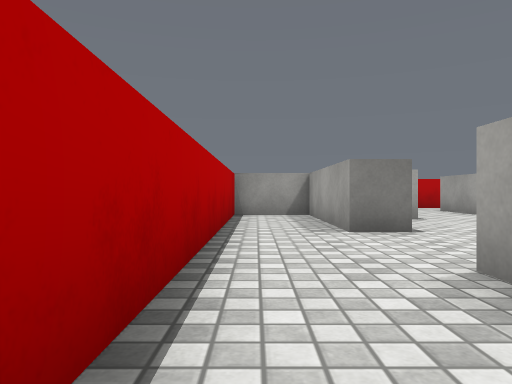
[1] (above)

16 first-person views from a walk through a 3-D level made in the Unity game engine. The camera is 0.55 m above the floor, looks level and sees 70° across. The floor is counted in squares, 1 m on a side. Each view is taken from the middle of a square. On the plan, view 1 faces up. The plan holds only what a view shows up to about 9 squares ahead; the rest is blank. The player is left out. Surface patterns are stand-ins for the level's own textures.

[2]
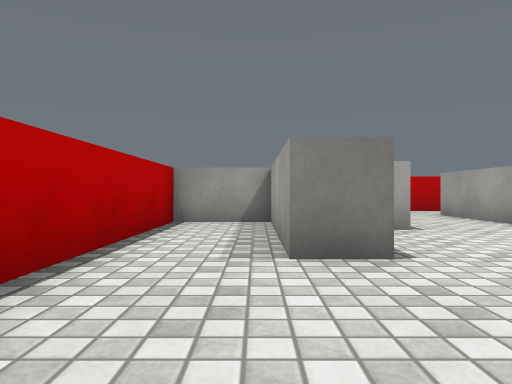

[3]
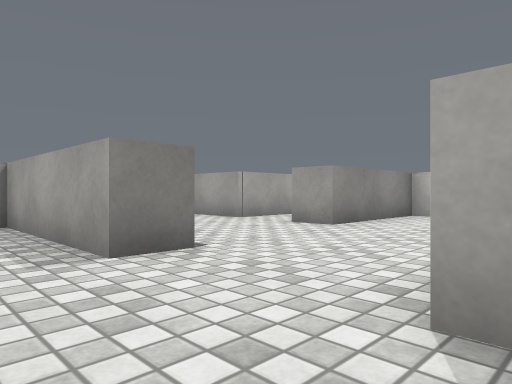

[4]
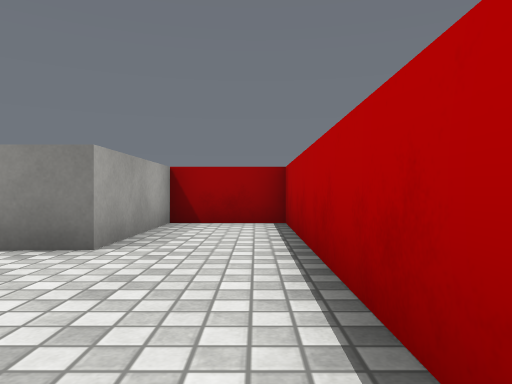

[5]
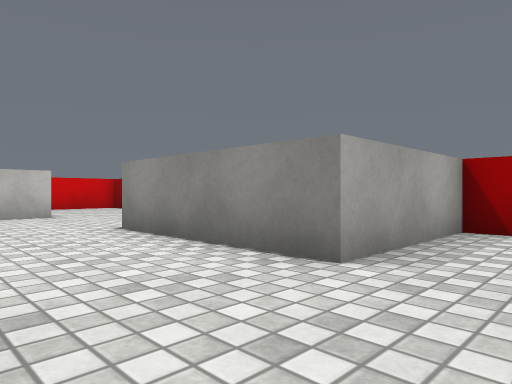

[6]
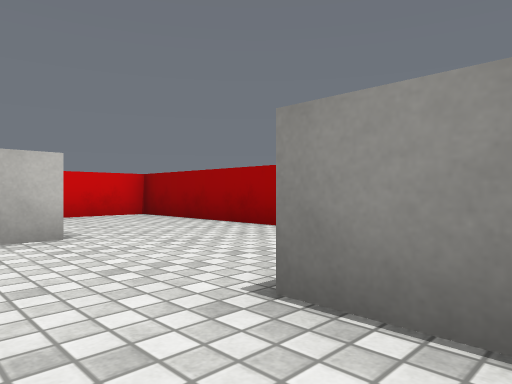

[7]
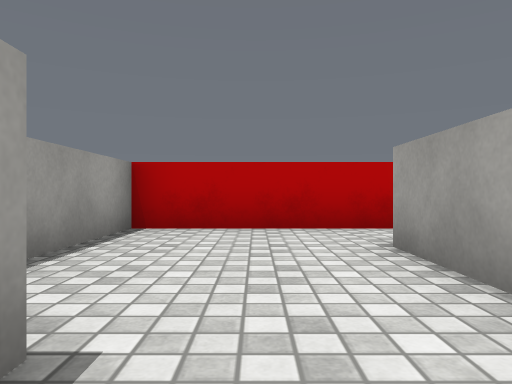

[8]
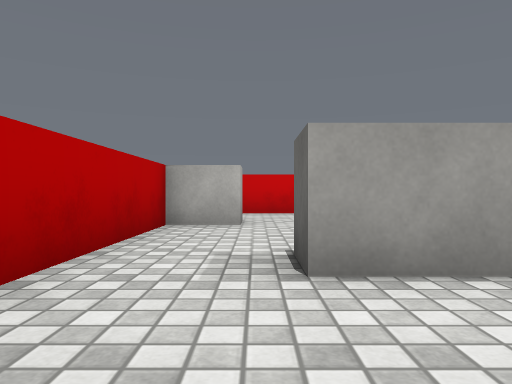

[9]
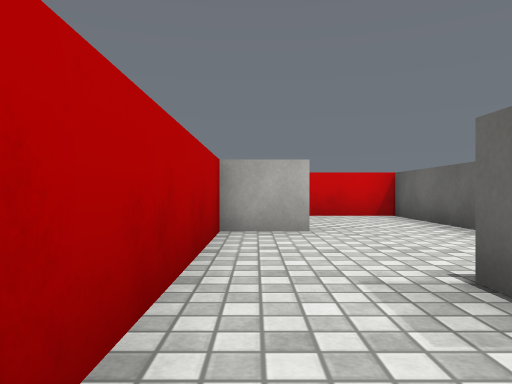

[10]
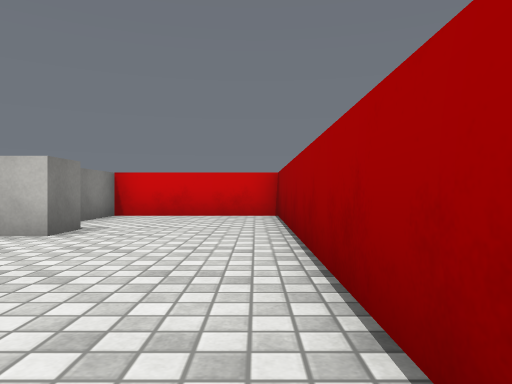

[11]
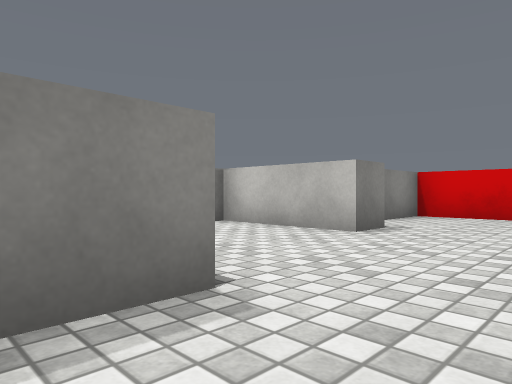

[12]
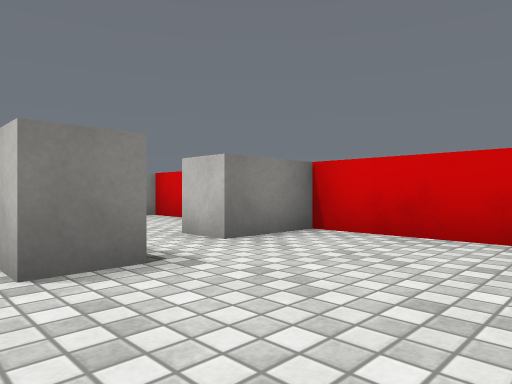

[13]
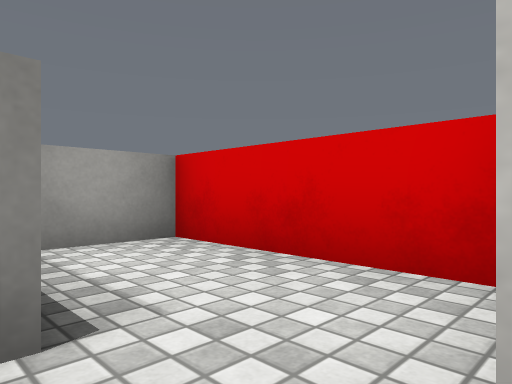

[14]
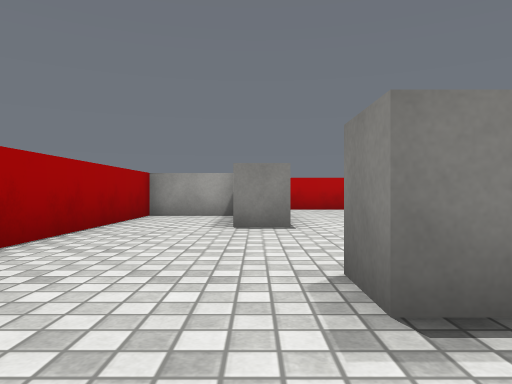

[15]
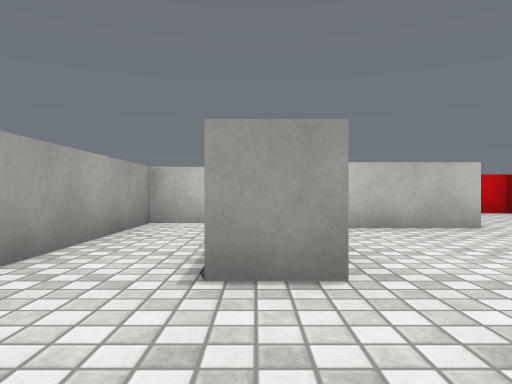

[16]
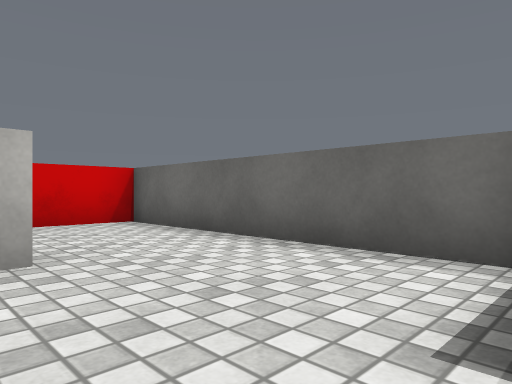

### Floor plan
Points are (right, up) in squares from view 1. A wall is a line through its corners. A room is listed if a view was taken in it or the views show most of it. See-through windows are left out.
Room 1 (views 1, 2, 3, 4, 5)
walls: (1.3, 5) (1.3, 8.2); (-0.5, 9) (-0.5, -0.5) (1.5, -0.5) (1.5, 2.5)
ways out: opening at (2, 3.5) to room 2
objects: white block (0, 9) to (1, 10)
Room 2 (views 6, 7, 8, 9, 10, 11, 12, 13, 14, 15, 16)
walls: (9.4, 3.1) (9.4, 2.6) (8.5, 2.6) (8.5, 5.4) (5.4, 5.4) (5.4, 6.4); (9.5, 6.9) (9.5, 7.9) (5.4, 7.9) (5.4, 10.7) (6.2, 10.7); (6.5, 8.8) (12.5, 8.8) (12.5, 10.8); (2.2, 5) (1.3, 5); (2.4, 1.5) (2.4, -0.5) (12.5, -0.5) (12.5, 7.9) (11, 7.9); (1.5, 2.5) (5.3, 2.5) (5.3, 1.6) (4.2, 1.6); (9.1, 12.5) (2.1, 12.5) (2.1, 9.9)
ways out: opening at (2, 3.5) to room 1
objects: white block (3, 8); white block (9, 12) to (10, 12); white block (11, 4) to (12, 4)

Positions as (right, up) in squares from view 1, and headings:
1: (0, 0), facing up
2: (1, 2), facing up
3: (0, 2), facing up-right
4: (0, 6), facing down
5: (0, 5), facing down-right
6: (4, 4), facing down-right
7: (4, 7), facing up
8: (3, 11), facing right
9: (4, 12), facing right
10: (4, 0), facing right
11: (4, 0), facing up-right
12: (8, 0), facing up-right
13: (10, 4), facing up-right
14: (11, 2), facing left
15: (3, 6), facing right
16: (6, 12), facing down-right
